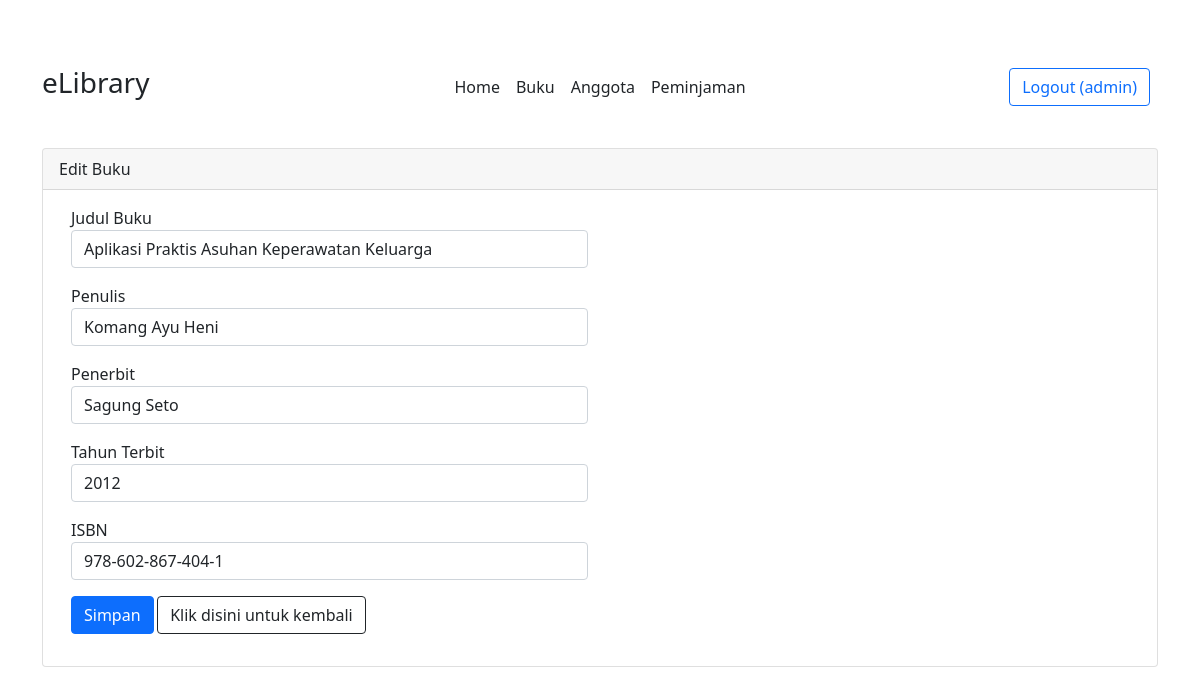
Page /index.php?page=buku/edit.php&id=3 (signed in) on the committed database.
### tables this page shows
CREATE TABLE `buku` (
  `id` int(11) NOT NULL,
  `kategori_id` int(11) NOT NULL,
  `judul` varchar(300) NOT NULL,
  `penulis` varchar(100) NOT NULL,
  `penerbit` varchar(100) NOT NULL,
  `tahun_terbit` varchar(4) NOT NULL,
  `isbn` varchar(50) NOT NULL,
  `foto_sampul` varchar(500) DEFAULT NULL
);

### page/buku/edit.php (the view, shortened to what this page needs)
<?php
if (empty($_GET['id'])) :
    echo "<h3>Error 404</h3><h5>Page Not Found</h5>";
else :
    $query = mysqli_query($connection, "SELECT * FROM buku WHERE id = '{$_GET['id']}'");
    $model = mysqli_fetch_object($query);
?>
    <div class="card">
        <div class="card-header">
            Edit Buku
        </div>
        <div class="card-body">
            <form action="" method="post">
                <div class="container">
                    <div class="row">
                        <div class="col-6">
                            <div class="mb-3">
                                <label for="judul">Judul Buku</label>
                                <input type="text" class="form-control" name="judul" id="judul" value="<?= $model->judul ?>">
                            </div>
                            <div class="mb-3">
                                <label for="penulis">Penulis</label>
                                <input type="text" class="form-control" name="penulis" id="penulis" value="<?= $model->penulis ?>">
                            </div>
                            <div class="mb-3">
                                <label for="penerbit">Penerbit</label>
                                <input type="text" class="form-control" name="penerbit" id="penerbit" value="<?= $model->penerbit ?>">
                            </div>
                            <div class="mb-3">
                                <label for="tahun_terbit">Tahun Terbit</label>
                                <input type="text" class="form-control" name="tahun_terbit" id="tahun_terbit" value="<?= $model->tahun_terbit ?>">
                            </div>
                            <div class="mb-3">
                                <label for="isbn">ISBN</label>
                                <input type="text" class="form-control" name="isbn" id="isbn" value="<?= $model->isbn ?>">
                            </div>
                            <div class="d-flex align-items-start">
                                <div class="col-2">
                                    <button type="submit" name="simpan" class="btn btn-primary">Simpan</button>
                                </div>
                                <div class="col-6">
                                    <a href="index.php?page=buku/index.php" class="btn btn-outline-dark">Klik disini untuk kembali</a>
                                </div>
                            </div>
                        </div>
                    </div>
                </div>
            </form>
        </div>
    </div>
<?php endif; ?>

### rows in the picture
buku: judul "Aplikasi Praktis Asuhan Keperawatan Keluarga", penulis "Komang Ayu Heni", penerbit "Sagung Seto", tahun_terbit "2012", isbn "978-602-867-404-1"

### other values in the picture
$_SESSION['username'] "admin"
